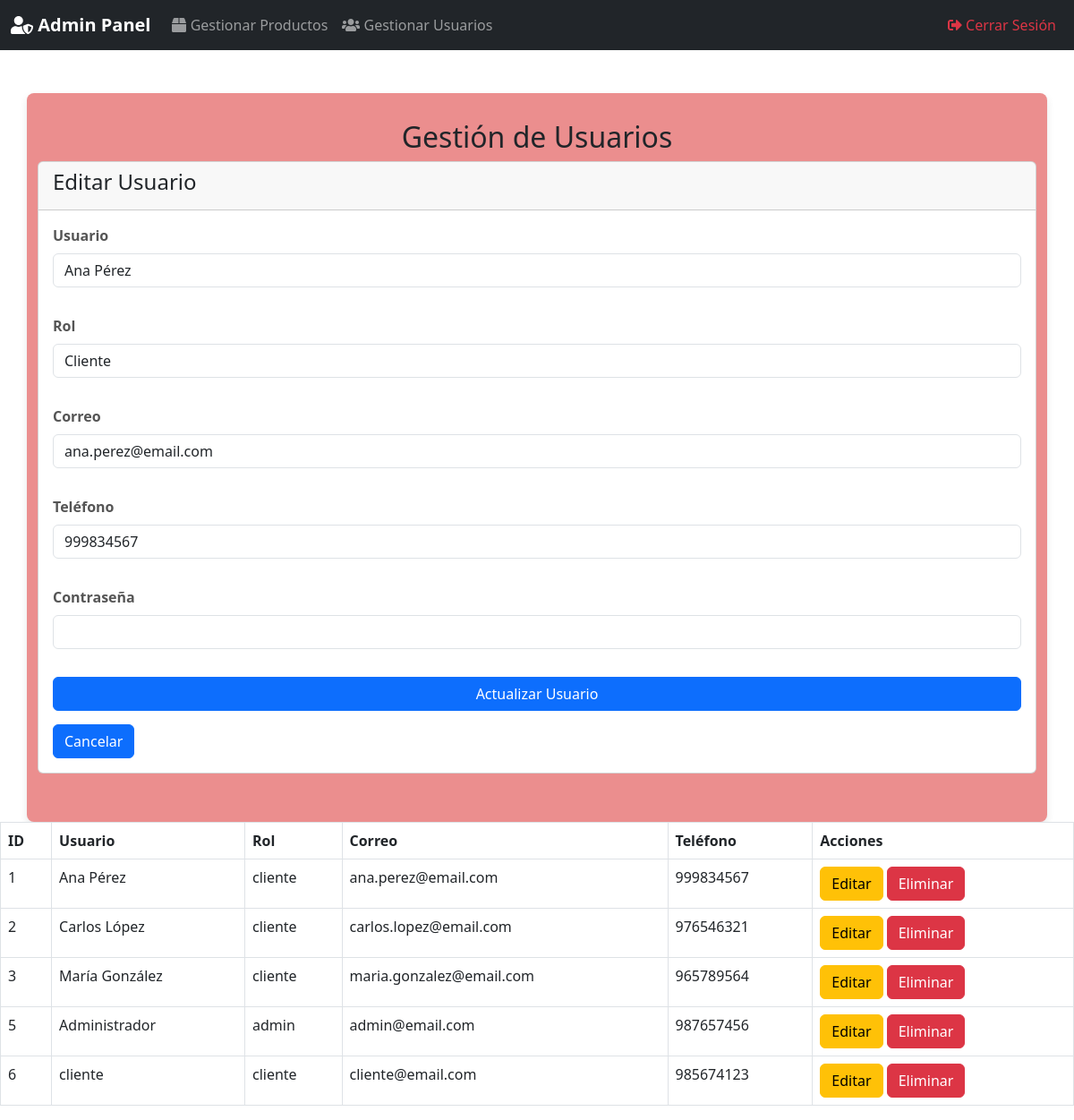
/vista/gestion_usuarios.php?editar=1, run on the app's committed database.
### tables this page shows
CREATE TABLE `usuarios` (
  `id` int(11) NOT NULL,
  `usuario` varchar(70) NOT NULL,
  `rol` enum('cliente','admin') NOT NULL DEFAULT 'cliente',
  `correo` varchar(70) NOT NULL,
  `telefono` int(11) NOT NULL,
  `contraseña` varchar(100) NOT NULL
);

### modelo/usuarios_modelo.php (called while the page is built, shortened)
<?php
require_once 'bd.php';
function obtenerUsuarios() {
    global $base;
    $query = "SELECT * FROM usuarios";
    return $base->query($query)->fetchAll(PDO::FETCH_ASSOC);
}
function obtenerUsuarioPorId($id) {
    global $base;
    $query = "SELECT * FROM usuarios WHERE id = $id";
    return $base->query($query)->fetch(PDO::FETCH_ASSOC);
}
?>

### vista/gestion_usuarios.php (the view, shortened to what this page needs)
<?php
require_once '../modelo/bd.php';
require_once '../modelo/usuarios_modelo.php';
$usuarios = obtenerUsuarios();
if (isset($_GET['editar'])) {
    $id = $_GET['editar'];
    $usuario = obtenerUsuarioPorId($id);
}
?>
<!DOCTYPE html>
<html lang="es">
<head>
    <link rel="stylesheet" href="../css/diseño2.css">
    <link href="https://cdn.jsdelivr.net/npm/bootstrap@5.3.0-alpha1/dist/css/bootstrap.min.css" rel="stylesheet">
</head>
<body>
<?php include('nav_admin.php'); ?>
<div class="container mt-5">
    <h2>Gestión de Usuarios</h2>
    <div class="card mb-4">
        <div class="card-header">
            <h4><?php echo isset($usuario) ? 'Editar Usuario' : 'Crear Nuevo Usuario'; ?></h4>
        </div>
        <div class="card-body">
            <form method="POST" action="">
                <div class="mb-3">
                    <label for="usuario" class="form-label">Usuario</label>
                    <input type="text" class="form-control" id="usuario" name="usuario"
                           value="<?php echo isset($usuario) ? $usuario['usuario'] : ''; ?>" required>
                </div>
                <div class="mb-3">
                    <label for="rol" class="form-label">Rol</label>
                    <select class="form-control" id="rol" name="rol" required>
                        <option value="cliente" <?php echo isset($usuario) && $usuario['rol'] === 'cliente' ? 'selected' : ''; ?>>Cliente</option>
                    </select>
                </div>
                <div class="mb-3">
                    <label for="correo" class="form-label">Correo</label>
                    <input type="email" class="form-control" id="correo" name="correo"
                           value="<?php echo isset($usuario) ? $usuario['correo'] : ''; ?>" required>
                </div>
                <div class="mb-3">
                    <label for="telefono" class="form-label">Teléfono</label>
                    <input type="number" class="form-control" id="telefono" name="telefono"
                           value="<?php echo isset($usuario) ? $usuario['telefono'] : ''; ?>" required>
                </div>
                <div class="mb-3">
                    <label for="contraseña" class="form-label">Contraseña</label>
                    <input type="password" class="form-control" id="contraseña" name="contraseña" required>
                </div>
                <button type="submit" class="btn btn-primary" name="crear_usuario">
                    <?php echo isset($usuario) ? 'Actualizar Usuario' : 'Crear Usuario'; ?>
                </button>
        <a href="gestion_usuarios.php">
            <button type="button" class="btn btn-primary"  >
                Cancelar
            </button>
        </a>
    </div>
        </div>
    </div>
    <table class="table table-bordered">
        <thead>
            <tr>
                <th>ID</th>
                <th>Usuario</th>
                <th>Rol</th>
                <th>Correo</th>
                <th>Teléfono</th>
                <th>Acciones</th>
            </tr>
        </thead>
        <tbody>
    <?php foreach ($usuarios as $user): ?>
        <tr>
            <td><?php echo $user['id']; ?></td>
            <td><?php echo $user['usuario']; ?></td>
            <td><?php echo $user['rol']; ?></td>
            <td><?php echo $user['correo']; ?></td>
            <td><?php echo $user['telefono']; ?></td>
            <td>
                <a href="?editar=<?php echo $user['id']; ?>" class="btn btn-warning">Editar</a>
                <a href="?eliminar=<?php echo $user['id']; ?>" class="btn btn-danger" onclick="return confirm('¿Seguro que quieres eliminar este usuario?')">Eliminar</a>
            </td>
        </tr>
    <?php endforeach; ?>
</tbody>
    </table>
</body>
</html>

### css/diseño2.css (style rules this page uses)
body { font-family: 'Arial', sans-serif; background-color: #f8d8f6; color: #6e6e6e; margin: 0; padding: 0; }
.container { max-width: 800px; margin: 0 auto; padding: 30px; background-color: #eb8e8e; border-radius: 8px; box-shadow: 0 4px 8px rgba(0, 0, 0, 0.1); }
h2 { color: #f5a9ca; font-size: 28px; text-align: center; margin-bottom: 30px; }
form { display: flex; flex-direction: column; gap: 15px; }
.form-label { font-weight: bold; color: #555; }
.form-control { padding: 12px; border-radius: 5px; border: 1px solid #ccc; font-size: 16px; color: #333; transition: border-color 0.3s ease; }
a { color: #D085A5; text-decoration: none; font-weight: bold; }

### data on the page
usuarios: usuario "Ana Pérez", rol "Cliente", correo "ana.perez@email.com", telefono "999834567", id "1", rol "cliente"
usuarios: id "2", usuario "Carlos López", rol "cliente", correo "carlos.lopez@email.com", telefono "976546321"
usuarios: id "3", usuario "María González", rol "cliente", correo "maria.gonzalez@email.com", telefono "965789564"
usuarios: id "5", usuario "Administrador", rol "admin", correo "admin@email.com", telefono "987657456"
usuarios: id "6", usuario "cliente", rol "cliente", correo "cliente@email.com", telefono "985674123"
